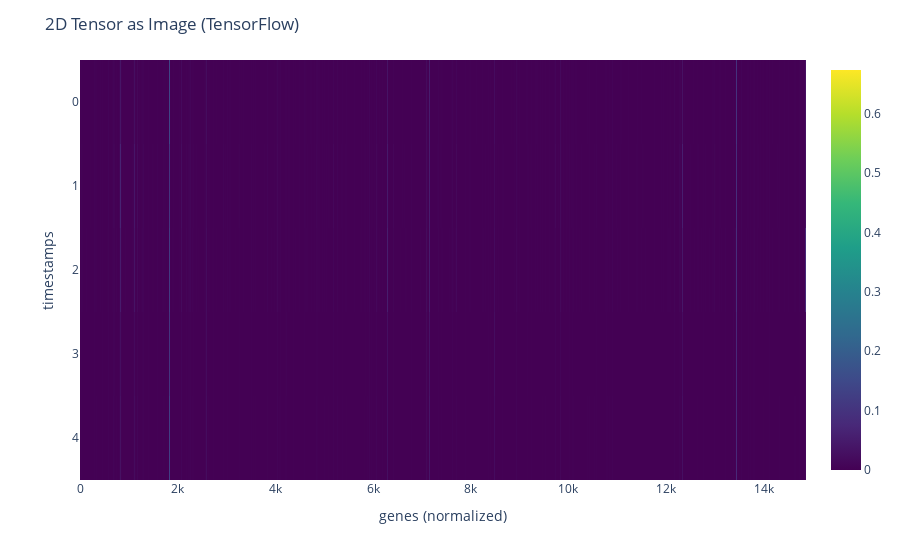

The cell this chart's notebook holds for it:
### Code cell
e = iter(x_train).next()


# Create a heatmap-like visualization using Plotly
fig = px.imshow(e[0], color_continuous_scale='viridis', aspect= "auto")
fig.update_layout(title='2D Tensor as Image (TensorFlow)')
fig.update_xaxes(title_text='genes (normalized)')
fig.update_yaxes(title_text='timestamps')
fig.update_traces(showscale=True)

fig.show()

### Figure 1 — Plotly figure (JSON) as saved in the notebook; plotly's stock layout.template omitted (floating-point values rounded to 4 significant figures; data arrays with more than 128 entries replaced by an {"elided": "..."} marker saying what was removed)
{"data": [{"coloraxis": "coloraxis", "hovertemplate": "x: %{x}<br>y: %{y}<br>color: %{z}<extra></extra>", "name": "0", "showscale": true, "type": "heatmap", "xaxis": "x", "yaxis": "y", "z": {"elided": "5x14864 float values"}}], "layout": {"coloraxis": {"colorscale": [[0, "#440154"], [0.1111, "#482878"], [0.2222, "#3e4989"], [0.3333, "#31688e"], [0.4444, "#26828e"], [0.5556, "#1f9e89"], [0.6667, "#35b779"], [0.7778, "#6ece58"], [0.8889, "#b5de2b"], [1, "#fde725"]]}, "margin": {"t": 60}, "title": {"text": "2D Tensor as Image (TensorFlow)"}, "xaxis": {"anchor": "y", "domain": [0, 1], "title": {"text": "genes (normalized)"}}, "yaxis": {"anchor": "x", "autorange": "reversed", "domain": [0, 1], "title": {"text": "timestamps"}}}}
